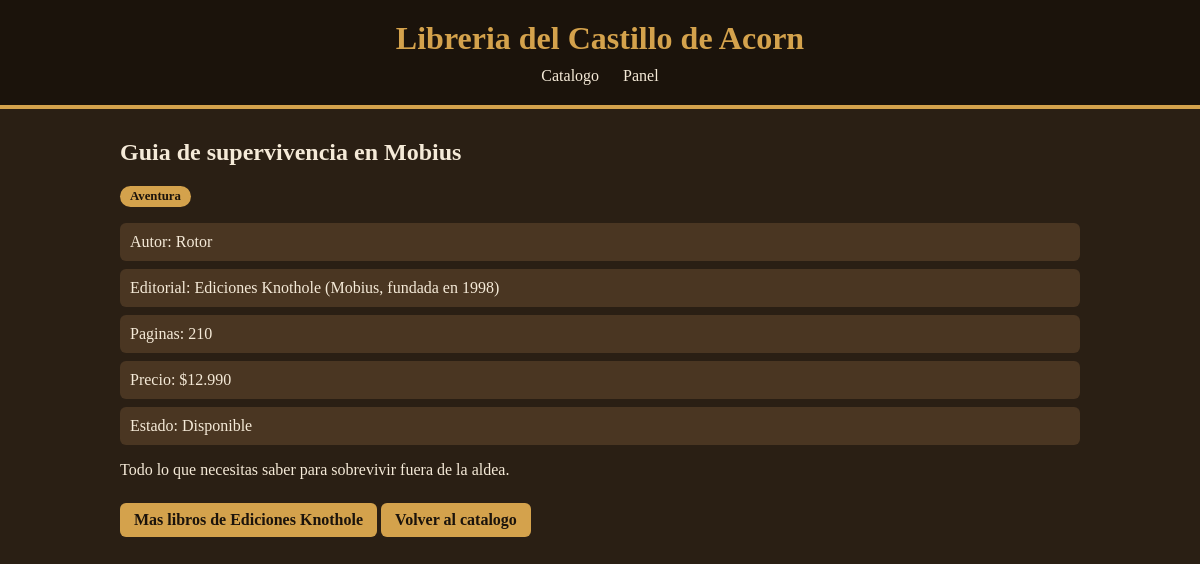
The app's page /libro/1/ with its own data.
### catalogo/models.py (models this page shows, shortened)
class Libro(models.Model):
    GENEROS = [
        ('aventura', 'Aventura'),
        ('historia', 'Historia'),
        ('ciencia', 'Ciencia'),
        ('estrategia', 'Estrategia'),
    ]
    editorial = models.ForeignKey(
        Editorial,
        on_delete=models.PROTECT,
        related_name='libros',
    )
    titulo = models.CharField(max_length=120)
    autor = models.CharField(max_length=80)
    genero = models.CharField(max_length=15, choices=GENEROS)
    paginas = models.PositiveSmallIntegerField()
    precio = models.PositiveIntegerField()
    disponible = models.BooleanField(default=True)
    sinopsis = models.TextField(blank=True)
    class Meta:
        ordering = ['titulo']
    @property
    def precio_clp(self):
        return f"${self.precio:,}".replace(",",".")

class Editorial(models.Model):
    nombre = models.CharField(max_length=80, unique=True)
    pais = models.CharField(max_length=60)
    fundada = models.PositiveSmallIntegerField()
    activa = models.BooleanField(default=True)
    class Meta:
        ordering = ['nombre']

### catalogo/views.py (the view)
# urls.py: path("libro/<int:id>/", views.detalle, name="detalle"),
def detalle(request, id):
    libro = get_object_or_404(Libro.objects.select_related('editorial'), id=id)
    return render(request, 'catalogo/detalle.html', {'libro': libro})

### catalogo/templates/catalogo/detalle.html (shortened to what this page needs)
{% extends 'base.html' %}
{% block contenido %}
    <h2>{{ libro.titulo }}</h2>
    <span class="genero">{{ libro.get_genero_display }}</span>
    <ul class="datos">
        <li>Autor: {{ libro.autor }}</li>
        <li>Editorial: {{ libro.editorial.nombre }} ({{ libro.editorial.pais }}, fundada en {{ libro.editorial.fundada }})</li>
        <li>Paginas: {{ libro.paginas }}</li>
        <li>Precio: {{ libro.precio_clp }}</li>
        <li>Estado: {{ libro.disponible|yesno:"Disponible,Agotado" }}</li>
    </ul>
    {{ libro.sinopsis|default:"Sin sinopsis."|linebreaks }}
    <a href="{% url 'catalogo:inicio' %}?editorial={{ libro.editorial.id }}" class="boton">Mas libros de {{ libro.editorial.nombre }}</a>
    <a href="{% url 'catalogo:inicio' %}" class="boton">Volver al catalogo</a>
{% endblock %}

### static/css/libreria.css (style rules this page uses)
body { background-color: #2a1f14; color: #f5ead8; font-family: Georgia, 'Times New Roman', serif; margin: 0; }
.tarjeta a, .boton { display: inline-block; margin-top: 8px; background-color: #d4a24c; color: #1b130b; padding: 8px 14px; border-radius: 6px; text-decoration: none; font-weight: bold; }
.genero { display: inline-block; background-color: #d4a24c; color: #1b130b; padding: 3px 10px; border-radius: 12px; font-size: 0.8rem; font-weight: bold; }
.datos { list-style: none; padding: 0; }
.datos li { background-color: #4a3622; margin: 8px 0; padding: 10px; border-radius: 6px; }

### records on screen
Libro: titulo "Guia de supervivencia en Mobius", genero "Aventura", autor "Rotor", editorial.nombre "Ediciones Knothole", editorial.pais "Mobius", editorial.fundada "1998", paginas "210", precio_clp "$12.990", disponible "Disponible", sinopsis "Todo lo que necesitas saber para sobrevivir fuera de la aldea."
